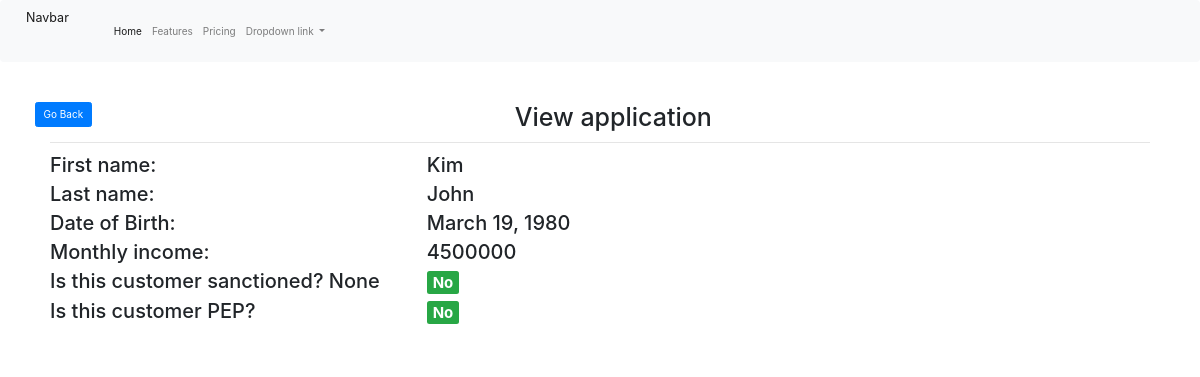
The page /aml/view-application/3 on the database its author committed.
### aml_assess/models.py (models this page shows, shortened)
class Application(models.Model):
    customer = models.ForeignKey(Customer, on_delete=models.CASCADE)
    status = models.CharField(max_length=255)
    sanctioned = models.BooleanField(null=True)
    pep = models.BooleanField(null=True)

class Customer(models.Model):
    first_name = models.CharField(max_length=255)
    last_name = models.CharField(max_length=255)
    dob = models.DateField(null=False)
    monthly_income = models.CharField(max_length=255)

### aml_assess/views.py (the view)
# urls.py: path('view-application/<int:pk>', views.view_application, name="view-application"),
def view_application(request, pk):
    application = Application.objects.get(pk=pk)
    matches = PotentialMatch.objects.filter(application_id=application.id, match=True)
    potential_matches_list = []
    for i in matches:
        if i.check == 'sanction':
            sanction_match = Sanction.objects.get(pk=i.id_match)
            potential_matches_list.append(sanction_match)
        if i.check == 'pep':
            pep_match = PEP.objects.get(pk=i.id_match)
            potential_matches_list.append(pep_match)
    context = {"application": application, "matches": potential_matches_list}
    return render(request, "aml_assess/view-application.html", context=context)

### templates/aml_assess/view-application.html (shortened to what this page needs)
{% extends "base.html" %}
{% block content %}
    <div class="container" style="padding: 20px;">
        <div class="row pull-left">
            <a class="btn btn-primary" href="javascript:history.back()" style="margin-right: 0px;">Go Back</a>
        </div>
        <h1 style="text-align: center">View application</h1>
        <hr>
        <div class="row">
            <div class="col-md-4">
                <h2>First name:</h2>
            </div>
            <div class="col-md-4">
                <h2>{{ application.customer.first_name }}</h2>
            </div>
        </div>
        <div class="row">
            <div class="col-md-4">
                <h2>Last name:</h2>
            </div>
            <div class="col-md-4">
                <h2>{{ application.customer.last_name }}</h2>
            </div>
        </div>
        <div class="row">
            <div class="col-md-4">
                <h2>Date of Birth:</h2>
            </div>
            <div class="col-md-4">
                <h2>{{ application.customer.dob }}</h2>
            </div>
        </div>
        <div class="row">
            <div class="col-md-4">
                <h2>Monthly income:</h2>
            </div>
            <div class="col-md-4">
                <h2>{{ application.customer.monthly_income }}</h2>
            </div>
        </div>
        <div class="row">
            <div class="col-md-4">
                <h2>Is this customer sanctioned? {{ application.sanctioned }}</h2>
            </div>
            <div class="col-md-4">
                <h2>
                    {% if not application.sanctioned %}
                        <span class="badge badge-success">No</span>
                    {% elif application.sanctioned %}
                        <span class="badge badge-danger">Yes</span>
                    {% else %}
                        <span class="badge badge-danger">Pending</span>
                    {% endif %}
                </h2>
            </div>
            <div class="col-md-4">
            </div>
        </div>
        <div class="row">
            <div class="col-md-4">
                <h2>Is this customer PEP?</h2>
            </div>
            <div class="col-md-4">
                <h2>
                    {% if not application.pep and application.pep != None %}
                        <span class="badge badge-success">No</span>
                    {% elif application.pep %}
                        <span class="badge badge-danger">Yes</span>
                    {% else %}
                        <span class="badge badge-primary">Unknown</span>
                    {% endif %}
                </h2>
            </div>
            <div class="col-md-4">
            </div>
        </div>
        <div class="offset-md-4 col-md-4">
        </div>
    </div>
{% endblock %}

### rows shown on the page
Application: customer.first_name "Kim", customer.last_name "John", customer.dob "March 19, 1980", customer.monthly_income "4500000", sanctioned "None"
